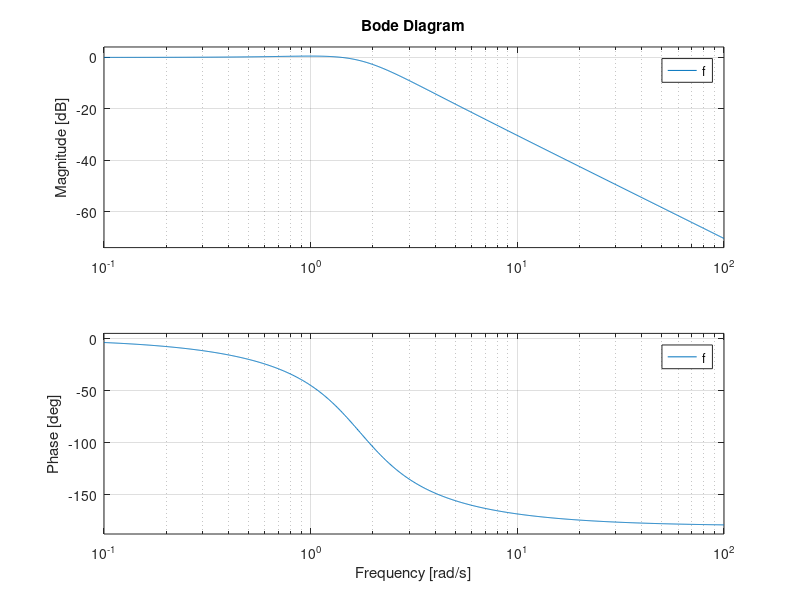

Write MATLAB code to recreate this figure.
pkg load control;
s = tf('s') #modelo para função de transferência
f = 6/((2*(s^2))+(4*s)+(6)) #função de transferência
#num = [6]
#den = [2 4 6]
bode(f)